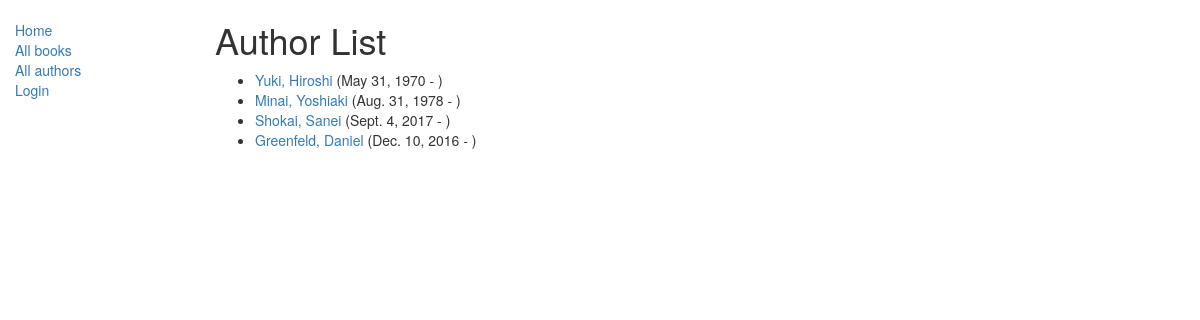
Screenshot of /catalog/authors/ with the database file from the repository.
### catalog/models.py (models this page shows)
class Author(models.Model):
    first_name = models.CharField(max_length=100)
    last_name = models.CharField(max_length=100)
    date_of_birth = models.DateField(null=True, blank=True)
    date_of_death = models.DateField('died', null=True, blank=True)
    def get_absolute_url(self):
        return reverse('author-detail', args=[str(self.id)])
    def __str__(self):
        return '%s, %s' % (self.last_name, self.first_name)

### catalog/views.py (the view)
class AuthorListView(generic.ListView):
    model = Author
    paginate_by = 10

### catalog/templates/catalog/author_list.html
{% extends "base_generic.html" %}
{% block content %}
    <h1>Author List</h1>
    {% if author_list %}
    <ul>
      {% for author in author_list %}
      <li>
        <a href="{{ author.get_absolute_url }}">{{ author }}</a> ({{ author.date_of_birth }} - {% if author.date_of_death %}{{author.date_of_death}}{% endif %})
      </li>
      {% endfor %}
    </ul>
    {% else %}
      <p>There are no authors in the library.</p>
    {% endif %}
{% endblock %}

### rows the page displays
Author: last_name+first_name "Yuki, Hiroshi", date_of_birth "May 31, 1970"
Author: last_name+first_name "Minai, Yoshiaki", date_of_birth "Aug. 31, 1978"
Author: last_name+first_name "Shokai, Sanei", date_of_birth "Sept. 4, 2017"
Author: last_name+first_name "Greenfeld, Daniel", date_of_birth "Dec. 10, 2016"
